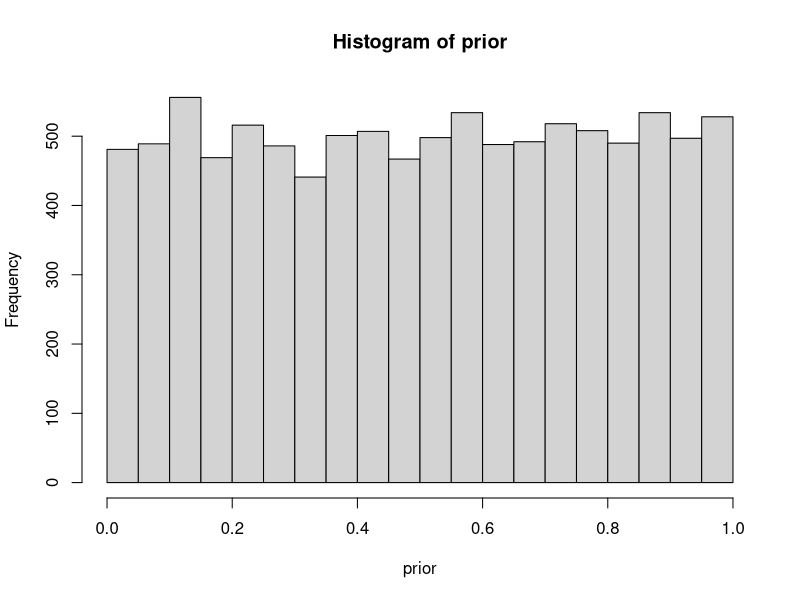
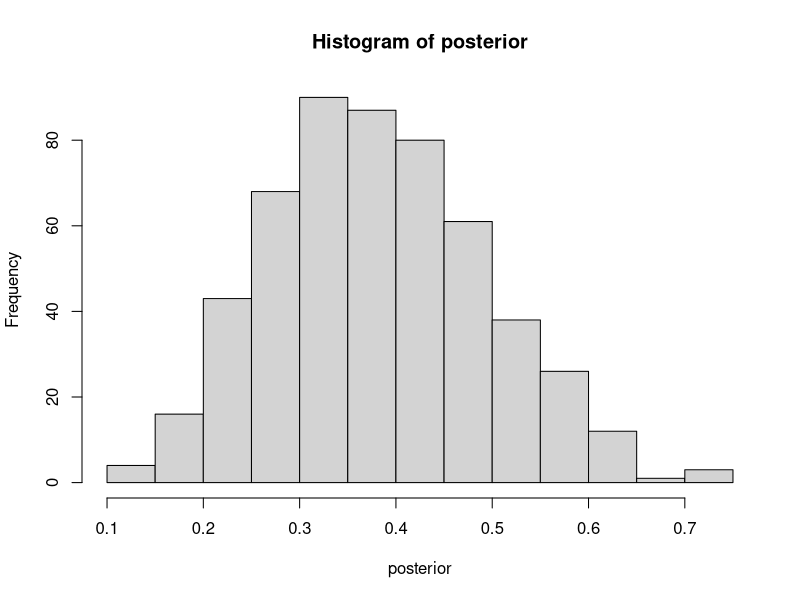

These charts were generated, in order, by the following R code:
## ---- chunk 1
knitr::opts_chunk$set(echo = TRUE)
## ---- chunk 2

# number of random draws from the prior
n_draws <- 10000

# sample n_draws draws from the prior
prior <- runif(n = n_draws)

# make histogram
hist(prior)

# defining the generative model
# this is not an effective way to do this, can use stan
generative_model <- function(size, rate) {
  k <- rbinom(n = 1, size = size, prob = rate)
  return(k)
}

# checking the model
generative_model(size = 16, rate = 0.5)
# it is giving me random numbers like it should

# simulate data using parameters from the prior and the generative model
sim_data <- rep(NA, n_draws)
for(i in 1:n_draws) {
  sim_data[i] <- generative_model(size = 16, rate = prior[i])
}

# filter off all draws that do not match the data
observed_data <- 6
posterior <- prior[sim_data == observed_data]

# get histogram:
hist(posterior)

# find out how many the model filtered out
length(posterior)
# length = 576

# find median:
median(posterior)
# 0.3913476

# credability interval of 95%
quantile(posterior, c(0.025, 0.0975))
#      2.5%     9.75% 
# 0.1931244 0.2493784

